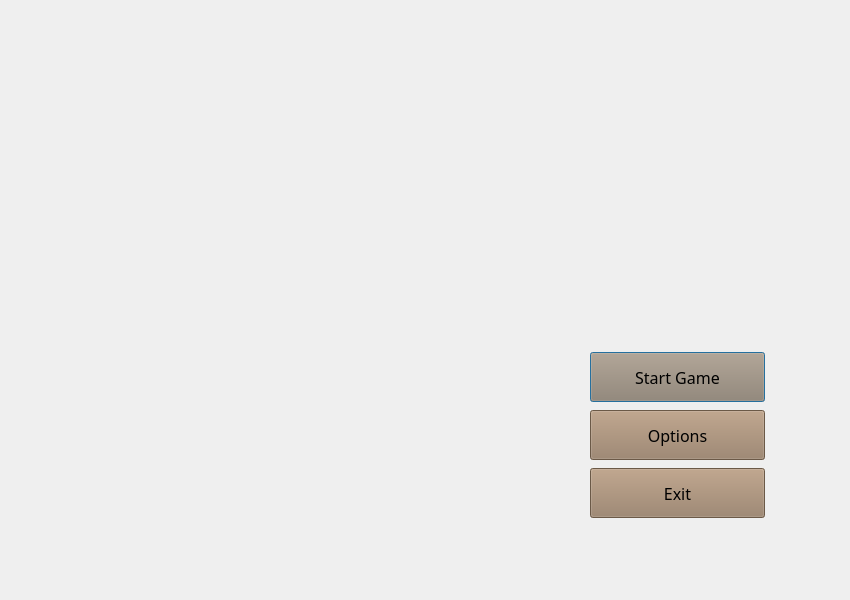
<?xml version="1.0" encoding="UTF-8"?>
<ui version="4.0">
 <class>MainWindow</class>
 <widget class="QDialog" name="MainWindow">
  <property name="enabled">
   <bool>true</bool>
  </property>
  <property name="geometry">
   <rect>
    <x>0</x>
    <y>0</y>
    <width>850</width>
    <height>600</height>
   </rect>
  </property>
  <property name="sizePolicy">
   <sizepolicy hsizetype="Fixed" vsizetype="Fixed">
    <horstretch>0</horstretch>
    <verstretch>0</verstretch>
   </sizepolicy>
  </property>
  <property name="font">
   <font>
    <family>Impact</family>
    <pointsize>9</pointsize>
    <weight>50</weight>
    <bold>false</bold>
   </font>
  </property>
  <property name="windowTitle">
   <string>Dialog</string>
  </property>
  <property name="styleSheet">
   <string notr="true"/>
  </property>
  <widget class="QWidget" name="layoutWidget">
   <property name="geometry">
    <rect>
     <x>590</x>
     <y>350</y>
     <width>181</width>
     <height>171</height>
    </rect>
   </property>
   <layout class="QVBoxLayout" name="verticalLayout">
    <item>
     <widget class="QPushButton" name="startGameButton">
      <property name="enabled">
       <bool>true</bool>
      </property>
      <property name="sizePolicy">
       <sizepolicy hsizetype="Fixed" vsizetype="Fixed">
        <horstretch>0</horstretch>
        <verstretch>0</verstretch>
       </sizepolicy>
      </property>
      <property name="minimumSize">
       <size>
        <width>175</width>
        <height>50</height>
       </size>
      </property>
      <property name="font">
       <font>
        <family>KaiTi</family>
        <pointsize>12</pointsize>
        <weight>9</weight>
        <italic>false</italic>
        <bold>false</bold>
       </font>
      </property>
      <property name="autoFillBackground">
       <bool>false</bool>
      </property>
      <property name="styleSheet">
       <string notr="true">font: 75 12pt &quot;KaiTi&quot;;
border-image: url(:/images/button.jpg);
background-color: rgb(150, 124, 99);


</string>
      </property>
      <property name="text">
       <string>Start Game</string>
      </property>
     </widget>
    </item>
    <item>
     <widget class="QPushButton" name="optionsButton">
      <property name="sizePolicy">
       <sizepolicy hsizetype="Fixed" vsizetype="Fixed">
        <horstretch>0</horstretch>
        <verstretch>0</verstretch>
       </sizepolicy>
      </property>
      <property name="minimumSize">
       <size>
        <width>175</width>
        <height>50</height>
       </size>
      </property>
      <property name="font">
       <font>
        <family>KaiTi</family>
        <pointsize>12</pointsize>
        <weight>9</weight>
        <italic>false</italic>
        <bold>false</bold>
       </font>
      </property>
      <property name="styleSheet">
       <string notr="true">font: 75 12pt &quot;KaiTi&quot;;
border-image: url(:/images/button.jpg);
background-color: rgb(150, 124, 99);</string>
      </property>
      <property name="text">
       <string>Options</string>
      </property>
     </widget>
    </item>
    <item>
     <widget class="QPushButton" name="exitButton">
      <property name="sizePolicy">
       <sizepolicy hsizetype="Fixed" vsizetype="Fixed">
        <horstretch>0</horstretch>
        <verstretch>0</verstretch>
       </sizepolicy>
      </property>
      <property name="minimumSize">
       <size>
        <width>175</width>
        <height>50</height>
       </size>
      </property>
      <property name="font">
       <font>
        <family>KaiTi</family>
        <pointsize>12</pointsize>
        <weight>9</weight>
        <italic>false</italic>
        <bold>false</bold>
       </font>
      </property>
      <property name="styleSheet">
       <string notr="true">font: 75 12pt &quot;KaiTi&quot;;
border-image: url(:/images/button.jpg);
background-color: rgb(150, 124, 99);
</string>
      </property>
      <property name="text">
       <string>Exit</string>
      </property>
     </widget>
    </item>
   </layout>
  </widget>
  <zorder>layoutWidget</zorder>
  <zorder>startGameButton</zorder>
 </widget>
 <resources/>
 <connections>
  <connection>
   <sender>exitButton</sender>
   <signal>clicked()</signal>
   <receiver>MainWindow</receiver>
   <slot>reject()</slot>
   <hints>
    <hint type="sourcelabel">
     <x>311</x>
     <y>370</y>
    </hint>
    <hint type="destinationlabel">
     <x>355</x>
     <y>441</y>
    </hint>
   </hints>
  </connection>
 </connections>
</ui>
